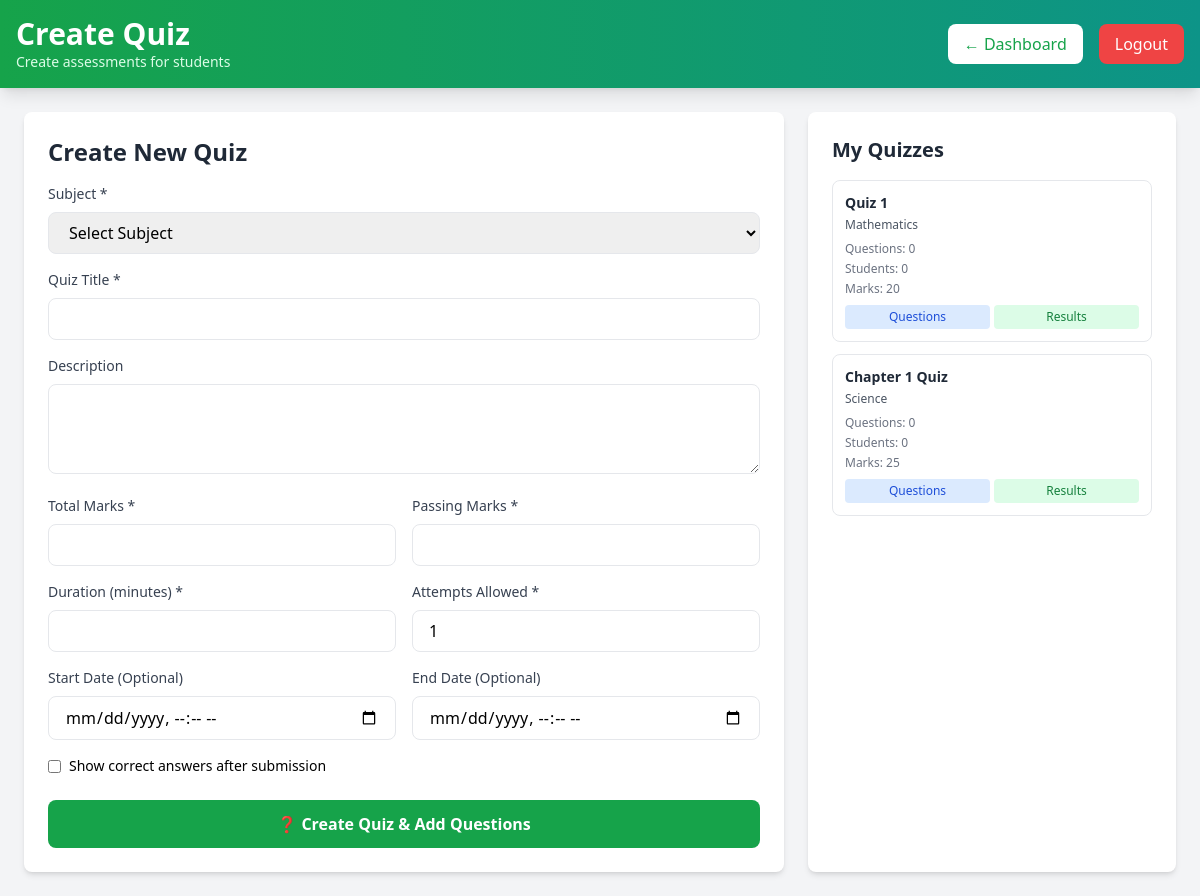
Screenshot of /teacher_create_quiz.php (signed in) with the database file from the repository.
### tables this page shows
CREATE TABLE quizzes (
    quiz_id INT AUTO_INCREMENT PRIMARY KEY,
    subject_id INT NOT NULL,
    teacher_id INT NOT NULL,
    title VARCHAR(255) NOT NULL, 
    description TEXT NULL,
    total_marks INT NOT NULL,
    duration_minutes INT NOT NULL,
    passing_marks INT NOT NULL,
    start_date DATETIME NULL,
    end_date DATETIME NULL,
    attempts_allowed INT DEFAULT 1,
    show_correct_answers BOOLEAN DEFAULT FALSE,
    created_at TIMESTAMP DEFAULT CURRENT_TIMESTAMP,
    is_active BOOLEAN DEFAULT TRUE,
    FOREIGN KEY (subject_id) REFERENCES subjects(subject_id) ON DELETE CASCADE,
    FOREIGN KEY (teacher_id) REFERENCES users(user_id) ON DELETE CASCADE
);

CREATE TABLE subjects (
    subject_id INT AUTO_INCREMENT PRIMARY KEY,
    subject_name VARCHAR(255) NOT NULL,
    subject_code VARCHAR(20) NOT NULL UNIQUE,
    grade_level ENUM('10','11') NOT NULL,
    subject_category ENUM('Language', 'Mathematics', 'Science', 'Social Studies', 'Religion', 'Other') NOT NULL,
    description TEXT NULL,
    is_active BOOLEAN DEFAULT TRUE,
    created_at TIMESTAMP DEFAULT CURRENT_TIMESTAMP
);

### teacher_create_quiz.php (the view, shortened to what this page needs)
<?php
require_once 'config.php';
$teacher_id = $_SESSION['user_id'];
$quizzes_query = "SELECT q.*, s.subject_name,
                  (SELECT COUNT(*) FROM quiz_questions WHERE quiz_id = q.quiz_id) as question_count,
                  (SELECT COUNT(DISTINCT student_id) FROM quiz_attempts WHERE quiz_id = q.quiz_id) as student_count
                  FROM quizzes q
                  INNER JOIN subjects s ON q.subject_id = s.subject_id
                  WHERE q.teacher_id = ? AND q.is_active = 1
                  ORDER BY q.created_at DESC";
$stmt = $conn->prepare($quizzes_query);
$stmt->bind_param("i", $teacher_id);
$stmt->execute();
$quizzes = $stmt->get_result();
?>
<!DOCTYPE html>
<html lang="en">
<head>
    <script src="https://cdn.tailwindcss.com"></script>
</head>
<body class="bg-gray-100 min-h-screen">
    <header class="bg-gradient-to-r from-green-600 to-teal-600 text-white p-4 shadow-lg">
        <div class="max-w-7xl mx-auto flex justify-between items-center">
            <div>
                <h1 class="text-3xl font-bold">Create Quiz</h1>
                <p class="text-sm text-green-100">Create assessments for students</p>
            </div>
            <div class="flex items-center gap-4">
                <a href="teacher_dashboard.php" class="px-4 py-2 bg-white text-green-600 rounded-lg hover:bg-green-50">← Dashboard</a>
                <a href="logout.php" class="px-4 py-2 bg-red-500 text-white rounded-lg hover:bg-red-600">Logout</a>
            </div>
        </div>
    </header>
    <div class="max-w-7xl mx-auto p-6">
        <div class="grid grid-cols-1 lg:grid-cols-3 gap-6">
            <div class="lg:col-span-2 bg-white rounded-lg shadow-md p-6">
                <h2 class="text-2xl font-bold text-gray-800 mb-4">Create New Quiz</h2>
                <form method="POST">
                    <div class="space-y-4">
                        <div>
                            <label class="block text-sm font-medium text-gray-700 mb-2">Subject *</label>
                            <select name="subject_id" required class="w-full px-4 py-2 border rounded-lg focus:ring-2 focus:ring-green-500">
                                <option value="">Select Subject</option>
                            </select>
                        </div>
                        <div>
                            <label class="block text-sm font-medium text-gray-700 mb-2">Quiz Title *</label>
                            <input type="text" name="title" required class="w-full px-4 py-2 border rounded-lg focus:ring-2 focus:ring-green-500">
                        </div>
                        <div>
                            <label class="block text-sm font-medium text-gray-700 mb-2">Description</label>
                            <textarea name="description" rows="3" class="w-full px-4 py-2 border rounded-lg focus:ring-2 focus:ring-green-500"></textarea>
                        </div>
                        <div class="grid grid-cols-2 gap-4">
                            <div>
                                <label class="block text-sm font-medium text-gray-700 mb-2">Total Marks *</label>
                                <input type="number" name="total_marks" required min="1" class="w-full px-4 py-2 border rounded-lg focus:ring-2 focus:ring-green-500">
                            </div>
                            <div>
                                <label class="block text-sm font-medium text-gray-700 mb-2">Passing Marks *</label>
                                <input type="number" name="passing_marks" required min="1" class="w-full px-4 py-2 border rounded-lg focus:ring-2 focus:ring-green-500">
                            </div>
                        </div>
                        <div class="grid grid-cols-2 gap-4">
                            <div>
                                <label class="block text-sm font-medium text-gray-700 mb-2">Duration (minutes) *</label>
                                <input type="number" name="duration_minutes" required min="1" class="w-full px-4 py-2 border rounded-lg focus:ring-2 focus:ring-green-500">
                            </div>
                            <div>
                                <label class="block text-sm font-medium text-gray-700 mb-2">Attempts Allowed *</label>
                                <input type="number" name="attempts_allowed" required min="1" value="1" class="w-full px-4 py-2 border rounded-lg focus:ring-2 focus:ring-green-500">
                            </div>
                        </div>
                        <div class="grid grid-cols-2 gap-4">
                            <div>
                                <label class="block text-sm font-medium text-gray-700 mb-2">Start Date (Optional)</label>
                                <input type="datetime-local" name="start_date" class="w-full px-4 py-2 border rounded-lg focus:ring-2 focus:ring-green-500">
                            </div>
                            <div>
                                <label class="block text-sm font-medium text-gray-700 mb-2">End Date (Optional)</label>
                                <input type="datetime-local" name="end_date" class="w-full px-4 py-2 border rounded-lg focus:ring-2 focus:ring-green-500">
                            </div>
                        </div>
                        <div>
                            <label class="flex items-center">
                                <input type="checkbox" name="show_correct_answers" class="mr-2">
                                <span class="text-sm">Show correct answers after submission</span>
                            </label>
                        </div>
                    </div>
                    <button type="submit" name="create_quiz" class="mt-6 w-full px-6 py-3 bg-green-600 text-white rounded-lg hover:bg-green-700 font-semibold">
                        ❓ Create Quiz & Add Questions
                    </button>
                </form>
            </div>
            <div class="bg-white rounded-lg shadow-md p-6">
                <h2 class="text-xl font-bold text-gray-800 mb-4">My Quizzes</h2>
                <div class="max-h-[600px] overflow-y-auto space-y-3">
                    <?php if ($quizzes->num_rows > 0): ?>
                        <?php while ($quiz = $quizzes->fetch_assoc()): ?>
                        <div class="border border-gray-200 rounded-lg p-3 hover:shadow-md transition">
                            <h4 class="font-bold text-sm text-gray-800 mb-1"><?php echo htmlspecialchars($quiz['title']); ?></h4>
                            <p class="text-xs text-gray-600 mb-2"><?php echo htmlspecialchars($quiz['subject_name']); ?></p>
                            <div class="text-xs text-gray-500 space-y-1">
                                <div>Questions: <?php echo $quiz['question_count']; ?></div>
                                <div>Students: <?php echo $quiz['student_count']; ?></div>
                                <div>Marks: <?php echo $quiz['total_marks']; ?></div>
                            </div>
                            <div class="mt-2 flex gap-1">
                                <a href="teacher_add_quiz_questions.php?quiz_id=<?php echo $quiz['quiz_id']; ?>" class="flex-1 text-center px-2 py-1 bg-blue-100 text-blue-700 rounded hover:bg-blue-200 text-xs">
                                    Questions
                                </a>
                                <a href="teacher_quiz_results.php?quiz_id=<?php echo $quiz['quiz_id']; ?>" class="flex-1 text-center px-2 py-1 bg-green-100 text-green-700 rounded hover:bg-green-200 text-xs">
                                    Results
                                </a>
                            </div>
                        </div>
                        <?php endwhile; ?>
                    <?php else: ?>
                        <p class="text-gray-500 text-center py-4 text-sm">No quizzes yet</p>
                    <?php endif; ?>
                </div>
            </div>
        </div>
    </div>
</body>
</html>

### rows the page displays
quizzes: title "Quiz 1", subject.subject_name "Mathematics", question_count "0", student_count "0", total_marks "20"
quizzes: title "Chapter 1 Quiz", subject.subject_name "Science", question_count "0", student_count "0", total_marks "25"
